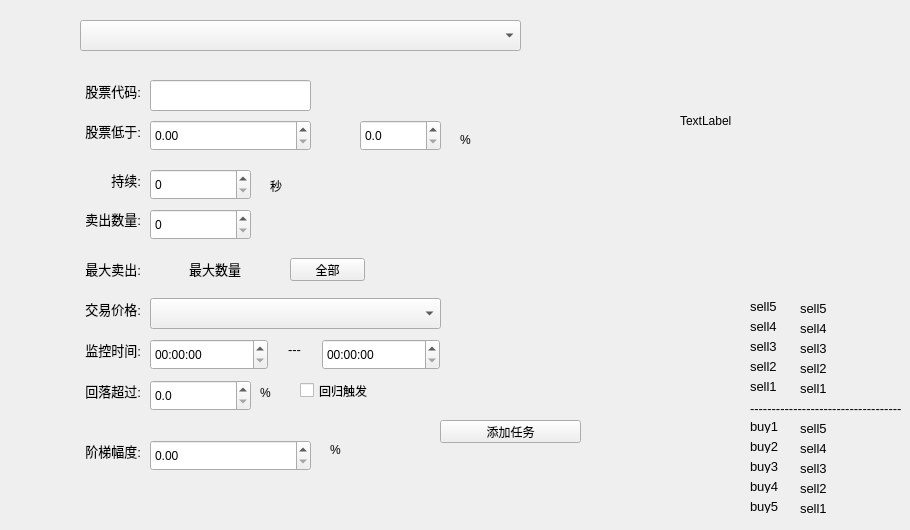
    <widget class="QWidget" name="tab_sell_task">
     <attribute name="title">
      <string>卖出任务</string>
     </attribute>
     <widget class="QWidget" name="wid_ticker" native="true">
      <property name="geometry">
       <rect>
        <x>700</x>
        <y>270</y>
        <width>201</width>
        <height>251</height>
       </rect>
      </property>
      <widget class="QLabel" name="lab_out_sell2">
       <property name="geometry">
        <rect>
         <x>100</x>
         <y>90</y>
         <width>91</width>
         <height>16</height>
        </rect>
       </property>
       <property name="font">
        <font>
         <pointsize>10</pointsize>
        </font>
       </property>
       <property name="text">
        <string>sell2</string>
       </property>
      </widget>
      <widget class="QLabel" name="label_4">
       <property name="geometry">
        <rect>
         <x>50</x>
         <y>50</y>
         <width>46</width>
         <height>13</height>
        </rect>
       </property>
       <property name="font">
        <font>
         <pointsize>10</pointsize>
        </font>
       </property>
       <property name="text">
        <string>sell4</string>
       </property>
      </widget>
      <widget class="QLabel" name="label_5">
       <property name="geometry">
        <rect>
         <x>50</x>
         <y>30</y>
         <width>46</width>
         <height>13</height>
        </rect>
       </property>
       <property name="font">
        <font>
         <pointsize>10</pointsize>
        </font>
       </property>
       <property name="text">
        <string>sell5</string>
       </property>
      </widget>
      <widget class="QLabel" name="label_6">
       <property name="geometry">
        <rect>
         <x>50</x>
         <y>130</y>
         <width>211</width>
         <height>16</height>
        </rect>
       </property>
       <property name="font">
        <font>
         <pointsize>10</pointsize>
        </font>
       </property>
       <property name="text">
        <string>--------------------------------------</string>
       </property>
      </widget>
      <widget class="QLabel" name="lab_out_buy1">
       <property name="geometry">
        <rect>
         <x>100</x>
         <y>150</y>
         <width>91</width>
         <height>16</height>
        </rect>
       </property>
       <property name="font">
        <font>
         <pointsize>10</pointsize>
        </font>
       </property>
       <property name="text">
        <string>sell5</string>
       </property>
      </widget>
      <widget class="QLabel" name="label">
       <property name="geometry">
        <rect>
         <x>50</x>
         <y>110</y>
         <width>46</width>
         <height>13</height>
        </rect>
       </property>
       <property name="font">
        <font>
         <pointsize>10</pointsize>
        </font>
       </property>
       <property name="text">
        <string>sell1</string>
       </property>
      </widget>
      <widget class="QLabel" name="label_3">
       <property name="geometry">
        <rect>
         <x>50</x>
         <y>70</y>
         <width>46</width>
         <height>13</height>
        </rect>
       </property>
       <property name="font">
        <font>
         <pointsize>10</pointsize>
        </font>
       </property>
       <property name="text">
        <string>sell3</string>
       </property>
      </widget>
      <widget class="QLabel" name="label_2">
       <property name="geometry">
        <rect>
         <x>50</x>
         <y>90</y>
         <width>46</width>
         <height>13</height>
        </rect>
       </property>
       <property name="font">
        <font>
         <pointsize>10</pointsize>
        </font>
       </property>
       <property name="text">
        <string>sell2</string>
       </property>
      </widget>
      <widget class="QLabel" name="lab_out_buy3">
       <property name="geometry">
        <rect>
         <x>100</x>
         <y>190</y>
         <width>91</width>
         <height>16</height>
        </rect>
       </property>
       <property name="font">
        <font>
         <pointsize>10</pointsize>
        </font>
       </property>
       <property name="text">
        <string>sell3</string>
       </property>
      </widget>
      <widget class="QLabel" name="lab_out_buy5">
       <property name="geometry">
        <rect>
         <x>100</x>
         <y>230</y>
         <width>91</width>
         <height>16</height>
        </rect>
       </property>
       <property name="font">
        <font>
         <pointsize>10</pointsize>
        </font>
       </property>
       <property name="text">
        <string>sell1</string>
       </property>
      </widget>
      <widget class="QLabel" name="lab_out_sell4">
       <property name="geometry">
        <rect>
         <x>100</x>
         <y>50</y>
         <width>71</width>
         <height>16</height>
        </rect>
       </property>
       <property name="font">
        <font>
         <pointsize>10</pointsize>
        </font>
       </property>
       <property name="text">
        <string>sell4</string>
       </property>
      </widget>
      <widget class="QLabel" name="label_7">
       <property name="geometry">
        <rect>
         <x>50</x>
         <y>230</y>
         <width>46</width>
         <height>13</height>
        </rect>
       </property>
       <property name="font">
        <font>
         <pointsize>10</pointsize>
        </font>
       </property>
       <property name="text">
        <string>buy5</string>
       </property>
      </widget>
      <widget class="QLabel" name="label_11">
       <property name="geometry">
        <rect>
         <x>50</x>
         <y>170</y>
         <width>46</width>
         <height>13</height>
        </rect>
       </property>
       <property name="font">
        <font>
         <pointsize>10</pointsize>
        </font>
       </property>
       <property name="text">
        <string>buy2</string>
       </property>
      </widget>
      <widget class="QLabel" name="lab_out_sell1">
       <property name="geometry">
        <rect>
         <x>100</x>
         <y>110</y>
         <width>91</width>
         <height>16</height>
        </rect>
       </property>
       <property name="font">
        <font>
         <pointsize>10</pointsize>
        </font>
       </property>
       <property name="text">
        <string>sell1</string>
       </property>
      </widget>
      <widget class="QLabel" name="lab_out_sell3">
       <property name="geometry">
        <rect>
         <x>100</x>
         <y>70</y>
         <width>81</width>
         <height>16</height>
        </rect>
       </property>
       <property name="font">
        <font>
         <pointsize>10</pointsize>
        </font>
       </property>
       <property name="text">
        <string>sell3</string>
       </property>
      </widget>
      <widget class="QLabel" name="lab_out_buy4">
       <property name="geometry">
        <rect>
         <x>100</x>
         <y>210</y>
         <width>91</width>
         <height>16</height>
        </rect>
       </property>
       <property name="font">
        <font>
         <pointsize>10</pointsize>
        </font>
       </property>
       <property name="text">
        <string>sell2</string>
       </property>
      </widget>
      <widget class="QLabel" name="lab_out_sell5">
       <property name="geometry">
        <rect>
         <x>100</x>
         <y>30</y>
         <width>81</width>
         <height>16</height>
        </rect>
       </property>
       <property name="font">
        <font>
         <pointsize>10</pointsize>
        </font>
       </property>
       <property name="text">
        <string>sell5</string>
       </property>
      </widget>
      <widget class="QLabel" name="label_10">
       <property name="geometry">
        <rect>
         <x>50</x>
         <y>210</y>
         <width>46</width>
         <height>13</height>
        </rect>
       </property>
       <property name="font">
        <font>
         <pointsize>10</pointsize>
        </font>
       </property>
       <property name="text">
        <string>buy4</string>
       </property>
      </widget>
      <widget class="QLabel" name="lab_out_buy2">
       <property name="geometry">
        <rect>
         <x>100</x>
         <y>170</y>
         <width>101</width>
         <height>16</height>
        </rect>
       </property>
       <property name="font">
        <font>
         <pointsize>10</pointsize>
        </font>
       </property>
       <property name="text">
        <string>sell4</string>
       </property>
      </widget>
      <widget class="QLabel" name="label_8">
       <property name="geometry">
        <rect>
         <x>50</x>
         <y>150</y>
         <width>46</width>
         <height>13</height>
        </rect>
       </property>
       <property name="font">
        <font>
         <pointsize>10</pointsize>
        </font>
       </property>
       <property name="text">
        <string>buy1</string>
       </property>
      </widget>
      <widget class="QLabel" name="label_9">
       <property name="geometry">
        <rect>
         <x>50</x>
         <y>190</y>
         <width>46</width>
         <height>13</height>
        </rect>
       </property>
       <property name="font">
        <font>
         <pointsize>10</pointsize>
        </font>
       </property>
       <property name="text">
        <string>buy3</string>
       </property>
      </widget>
     </widget>
     <widget class="QWidget" name="wid_retreat" native="true">
      <property name="geometry">
       <rect>
        <x>50</x>
        <y>370</y>
        <width>401</width>
        <height>41</height>
       </rect>
      </property>
      <widget class="QCheckBox" name="cb_back_alert_trigger">
       <property name="geometry">
        <rect>
         <x>250</x>
         <y>10</y>
         <width>111</width>
         <height>21</height>
        </rect>
       </property>
       <property name="text">
        <string>回归触发</string>
       </property>
      </widget>
      <widget class="QDoubleSpinBox" name="spinBox_retreat">
       <property name="geometry">
        <rect>
         <x>100</x>
         <y>10</y>
         <width>101</width>
         <height>31</height>
        </rect>
       </property>
       <property name="decimals">
        <number>1</number>
       </property>
       <property name="maximum">
        <double>100.000000000000000</double>
       </property>
      </widget>
      <widget class="QLabel" name="label_retreat_bfh">
       <property name="geometry">
        <rect>
         <x>210</x>
         <y>13</y>
         <width>31</width>
         <height>20</height>
        </rect>
       </property>
       <property name="text">
        <string>%</string>
       </property>
      </widget>
      <widget class="QLabel" name="label_retreat">
       <property name="geometry">
        <rect>
         <x>20</x>
         <y>10</y>
         <width>71</width>
         <height>21</height>
        </rect>
       </property>
       <property name="font">
        <font>
         <pointsize>10</pointsize>
        </font>
       </property>
       <property name="text">
        <string>回落超过:</string>
       </property>
       <property name="alignment">
        <set>Qt::AlignRight|Qt::AlignTrailing|Qt::AlignVCenter</set>
       </property>
      </widget>
     </widget>
     <widget class="QComboBox" name="combox_sell_type">
      <property name="geometry">
       <rect>
        <x>80</x>
        <y>20</y>
        <width>441</width>
        <height>31</height>
       </rect>
      </property>
     </widget>
     <widget class="QPushButton" name="pbtn_add_task">
      <property name="geometry">
       <rect>
        <x>440</x>
        <y>420</y>
        <width>141</width>
        <height>23</height>
       </rect>
      </property>
      <property name="text">
       <string>添加任务</string>
      </property>
     </widget>
     <widget class="QDoubleSpinBox" name="dbspbox_alert_percent">
      <property name="geometry">
       <rect>
        <x>360</x>
        <y>120</y>
        <width>81</width>
        <height>31</height>
       </rect>
      </property>
      <property name="decimals">
       <number>1</number>
      </property>
      <property name="maximum">
       <double>1000.000000000000000</double>
      </property>
     </widget>
     <widget class="QLabel" name="label_stock">
      <property name="geometry">
       <rect>
        <x>70</x>
        <y>80</y>
        <width>71</width>
        <height>21</height>
       </rect>
      </property>
      <property name="font">
       <font>
        <pointsize>10</pointsize>
       </font>
      </property>
      <property name="text">
       <string>股票代码:</string>
      </property>
      <property name="alignment">
       <set>Qt::AlignRight|Qt::AlignTrailing|Qt::AlignVCenter</set>
      </property>
     </widget>
     <widget class="QLabel" name="label_alert_price">
      <property name="geometry">
       <rect>
        <x>70</x>
        <y>120</y>
        <width>71</width>
        <height>21</height>
       </rect>
      </property>
      <property name="font">
       <font>
        <pointsize>10</pointsize>
       </font>
      </property>
      <property name="text">
       <string>股票低于:</string>
      </property>
      <property name="alignment">
       <set>Qt::AlignRight|Qt::AlignTrailing|Qt::AlignVCenter</set>
      </property>
     </widget>
     <widget class="QLineEdit" name="le_stock">
      <property name="geometry">
       <rect>
        <x>150</x>
        <y>80</y>
        <width>161</width>
        <height>31</height>
       </rect>
      </property>
     </widget>
     <widget class="QDoubleSpinBox" name="dbspbox_alert_price">
      <property name="geometry">
       <rect>
        <x>150</x>
        <y>120</y>
        <width>161</width>
        <height>31</height>
       </rect>
      </property>
      <property name="decimals">
       <number>2</number>
      </property>
      <property name="maximum">
       <double>999.990000000000009</double>
      </property>
     </widget>
     <widget class="QLabel" name="label_alert_bfh">
      <property name="geometry">
       <rect>
        <x>460</x>
        <y>130</y>
        <width>31</width>
        <height>20</height>
       </rect>
      </property>
      <property name="text">
       <string>%</string>
      </property>
     </widget>
     <widget class="QWidget" name="wid_step_range" native="true">
      <property name="geometry">
       <rect>
        <x>50</x>
        <y>430</y>
        <width>391</width>
        <height>41</height>
       </rect>
      </property>
      <widget class="QLabel" name="label_step_range">
       <property name="geometry">
        <rect>
         <x>20</x>
         <y>10</y>
         <width>71</width>
         <height>21</height>
        </rect>
       </property>
       <property name="font">
        <font>
         <pointsize>10</pointsize>
        </font>
       </property>
       <property name="text">
        <string>阶梯幅度:</string>
       </property>
       <property name="alignment">
        <set>Qt::AlignRight|Qt::AlignTrailing|Qt::AlignVCenter</set>
       </property>
      </widget>
      <widget class="QDoubleSpinBox" name="dbspbox_step_range">
       <property name="geometry">
        <rect>
         <x>100</x>
         <y>10</y>
         <width>161</width>
         <height>31</height>
        </rect>
       </property>
       <property name="decimals">
        <number>2</number>
       </property>
       <property name="maximum">
        <double>999.990000000000009</double>
       </property>
      </widget>
      <widget class="QLabel" name="step_range_bfh">
       <property name="geometry">
        <rect>
         <x>280</x>
         <y>10</y>
         <width>31</width>
         <height>20</height>
        </rect>
       </property>
       <property name="text">
        <string>%</string>
       </property>
      </widget>
     </widget>
     <widget class="QWidget" name="wid_mid_line" native="true">
      <property name="geometry">
       <rect>
        <x>50</x>
        <y>159</y>
        <width>401</width>
        <height>211</height>
       </rect>
      </property>
      <widget class="QLabel" name="label_monitor">
       <property name="geometry">
        <rect>
         <x>0</x>
         <y>180</y>
         <width>91</width>
         <height>21</height>
        </rect>
       </property>
       <property name="font">
        <font>
         <pointsize>10</pointsize>
        </font>
       </property>
       <property name="text">
        <string>监控时间:</string>
       </property>
       <property name="alignment">
        <set>Qt::AlignRight|Qt::AlignTrailing|Qt::AlignVCenter</set>
       </property>
      </widget>
      <widget class="QTimeEdit" name="timeEdit_end">
       <property name="geometry">
        <rect>
         <x>272</x>
         <y>180</y>
         <width>118</width>
         <height>31</height>
        </rect>
       </property>
      </widget>
      <widget class="QTimeEdit" name="timeEdit_begin">
       <property name="geometry">
        <rect>
         <x>100</x>
         <y>180</y>
         <width>118</width>
         <height>31</height>
        </rect>
       </property>
      </widget>
      <widget class="QLabel" name="label_time_mid">
       <property name="geometry">
        <rect>
         <x>230</x>
         <y>180</y>
         <width>21</width>
         <height>21</height>
        </rect>
       </property>
       <property name="font">
        <font>
         <pointsize>10</pointsize>
        </font>
       </property>
       <property name="text">
        <string>---</string>
       </property>
       <property name="alignment">
        <set>Qt::AlignRight|Qt::AlignTrailing|Qt::AlignVCenter</set>
       </property>
      </widget>
      <widget class="QSpinBox" name="spinBox_quantity">
       <property name="geometry">
        <rect>
         <x>100</x>
         <y>50</y>
         <width>101</width>
         <height>31</height>
        </rect>
       </property>
      </widget>
      <widget class="QLabel" name="label_sell_num">
       <property name="geometry">
        <rect>
         <x>0</x>
         <y>49</y>
         <width>91</width>
         <height>21</height>
        </rect>
       </property>
       <property name="font">
        <font>
         <pointsize>10</pointsize>
        </font>
       </property>
       <property name="text">
        <string>卖出数量:</string>
       </property>
       <property name="alignment">
        <set>Qt::AlignRight|Qt::AlignTrailing|Qt::AlignVCenter</set>
       </property>
      </widget>
      <widget class="QLabel" name="label_price_level">
       <property name="geometry">
        <rect>
         <x>0</x>
         <y>139</y>
         <width>91</width>
         <height>21</height>
        </rect>
       </property>
       <property name="font">
        <font>
         <pointsize>10</pointsize>
        </font>
       </property>
       <property name="text">
        <string>交易价格:</string>
       </property>
       <property name="alignment">
        <set>Qt::AlignRight|Qt::AlignTrailing|Qt::AlignVCenter</set>
       </property>
      </widget>
      <widget class="QLabel" name="label_total_num">
       <property name="geometry">
        <rect>
         <x>100</x>
         <y>99</y>
         <width>91</width>
         <height>21</height>
        </rect>
       </property>
       <property name="font">
        <font>
         <pointsize>10</pointsize>
        </font>
       </property>
       <property name="text">
        <string>最大数量</string>
       </property>
       <property name="alignment">
        <set>Qt::AlignRight|Qt::AlignTrailing|Qt::AlignVCenter</set>
       </property>
      </widget>
      <widget class="QLabel" name="label_pt_max_num">
       <property name="geometry">
        <rect>
         <x>0</x>
         <y>99</y>
         <width>91</width>
         <height>21</height>
        </rect>
       </property>
       <property name="font">
        <font>
         <pointsize>10</pointsize>
        </font>
       </property>
       <property name="text">
        <string>最大卖出:</string>
       </property>
       <property name="alignment">
        <set>Qt::AlignRight|Qt::AlignTrailing|Qt::AlignVCenter</set>
       </property>
      </widget>
      <widget class="QComboBox" name="combox_price_level">
       <property name="geometry">
        <rect>
         <x>100</x>
         <y>139</y>
         <width>291</width>
         <height>31</height>
        </rect>
       </property>
      </widget>
      <widget class="QPushButton" name="pbtn_all_quantity">
       <property name="geometry">
        <rect>
         <x>240</x>
         <y>99</y>
         <width>75</width>
         <height>23</height>
        </rect>
       </property>
       <property name="text">
        <string>全部</string>
       </property>
      </widget>
      <widget class="QLabel" name="label_continue_sec">
       <property name="geometry">
        <rect>
         <x>220</x>
         <y>20</y>
         <width>46</width>
         <height>13</height>
        </rect>
       </property>
       <property name="text">
        <string>秒</string>
       </property>
      </widget>
      <widget class="QSpinBox" name="spinBox_continue_time">
       <property name="geometry">
        <rect>
         <x>100</x>
         <y>10</y>
         <width>101</width>
         <height>31</height>
        </rect>
       </property>
      </widget>
      <widget class="QLabel" name="label_continue_time">
       <property name="geometry">
        <rect>
         <x>20</x>
         <y>10</y>
         <width>71</width>
         <height>21</height>
        </rect>
       </property>
       <property name="font">
        <font>
         <pointsize>10</pointsize>
        </font>
       </property>
       <property name="text">
        <string>持续:</string>
       </property>
       <property name="alignment">
        <set>Qt::AlignRight|Qt::AlignTrailing|Qt::AlignVCenter</set>
       </property>
      </widget>
     </widget>
     <widget class="QLabel" name="label_show_pic">
      <property name="geometry">
       <rect>
        <x>680</x>
        <y>0</y>
        <width>221</width>
        <height>241</height>
       </rect>
      </property>
      <property name="text">
       <string>TextLabel</string>
      </property>
     </widget>
    </widget>
